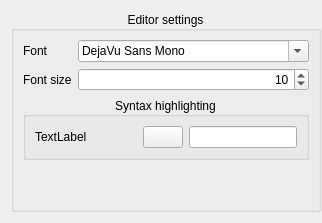
      <widget class="QWidget" name="page_6">
       <layout class="QVBoxLayout" name="verticalLayout_4">
        <property name="rightMargin">
         <number>1</number>
        </property>
        <item>
         <widget class="QGroupBox" name="groupBox_5">
          <property name="title">
           <string>Editor settings</string>
          </property>
          <property name="alignment">
           <set>Qt::AlignCenter</set>
          </property>
          <layout class="QGridLayout" name="gridLayout_12">
           <item row="0" column="0">
            <layout class="QGridLayout" name="gridLayout_14">
             <item row="0" column="0">
              <widget class="QLabel" name="label_27">
               <property name="text">
                <string>Font</string>
               </property>
              </widget>
             </item>
             <item row="0" column="1">
              <widget class="QFontComboBox" name="EditorFontSelect">
               <property name="currentFont">
                <font>
                 <family>DejaVu Sans Mono</family>
                </font>
               </property>
              </widget>
             </item>
             <item row="1" column="0">
              <widget class="QLabel" name="label_30">
               <property name="text">
                <string>Font size</string>
               </property>
              </widget>
             </item>
             <item row="1" column="1">
              <widget class="QSpinBox" name="EditorFontSize">
               <property name="alignment">
                <set>Qt::AlignRight|Qt::AlignTrailing|Qt::AlignVCenter</set>
               </property>
               <property name="minimum">
                <number>8</number>
               </property>
               <property name="value">
                <number>10</number>
               </property>
              </widget>
             </item>
            </layout>
           </item>
           <item row="1" column="0">
            <widget class="QGroupBox" name="groupBox_9">
             <property name="title">
              <string>Syntax highlighting</string>
             </property>
             <property name="alignment">
              <set>Qt::AlignCenter</set>
             </property>
             <layout class="QGridLayout" name="gridLayout_18">
              <item row="0" column="0">
               <layout class="QHBoxLayout" name="horizontalLayout">
                <item>
                 <widget class="QLabel" name="label_29">
                  <property name="text">
                   <string>TextLabel</string>
                  </property>
                 </widget>
                </item>
                <item>
                 <spacer name="horizontalSpacer">
                  <property name="orientation">
                   <enum>Qt::Horizontal</enum>
                  </property>
                  <property name="sizeHint" stdset="0">
                   <size>
                    <width>40</width>
                    <height>20</height>
                   </size>
                  </property>
                 </spacer>
                </item>
                <item>
                 <widget class="QPushButton" name="commandColorButton">
                  <property name="text">
                   <string/>
                  </property>
                 </widget>
                </item>
                <item>
                 <widget class="QLineEdit" name="commandColor"/>
                </item>
               </layout>
              </item>
             </layout>
            </widget>
           </item>
           <item row="2" column="0">
            <spacer name="verticalSpacer_2">
             <property name="orientation">
              <enum>Qt::Vertical</enum>
             </property>
             <property name="sizeHint" stdset="0">
              <size>
               <width>20</width>
               <height>40</height>
              </size>
             </property>
            </spacer>
           </item>
          </layout>
         </widget>
        </item>
       </layout>
      </widget>
